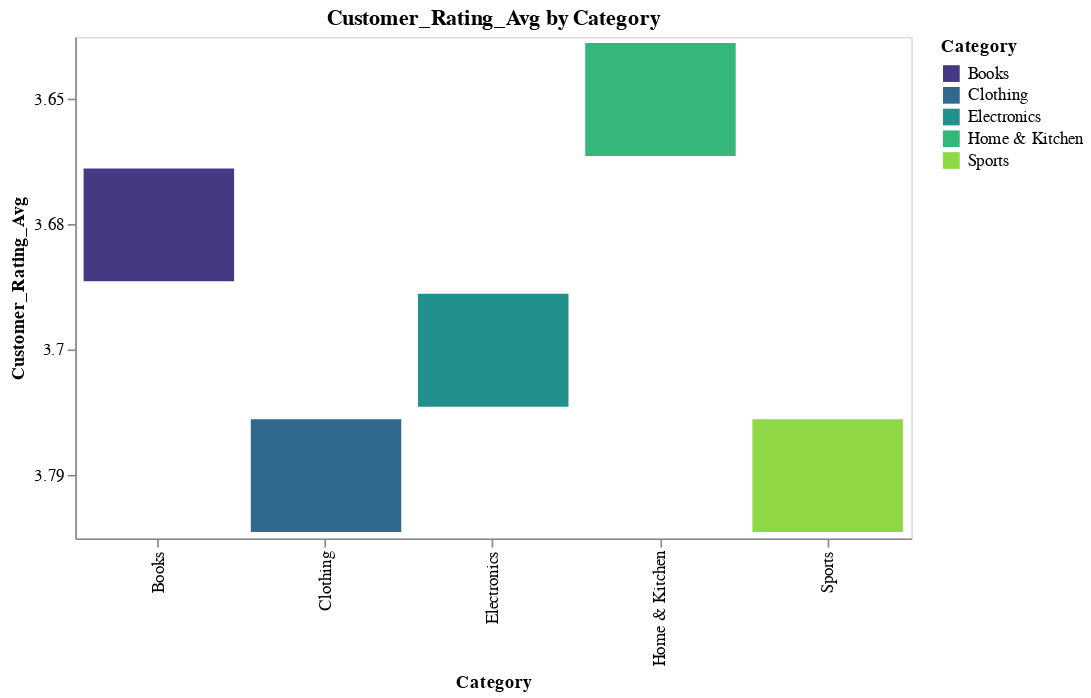

Source (notebook cell):
### Code cell
import altair as alt
import pandas as pd  # Needed because Altair works with pandas DataFrames
sales_data_category_pd = sales_data_category.sort("Customer_Rating_Avg", descending=False)
sales_data_category_pd = sales_data_category_pd.to_pandas()
# Create bar chart with Altair
chart = alt.Chart(sales_data_category_pd).mark_bar().encode(
    x=alt.X('Category:N', title='Category'),
    y=alt.Y('Customer_Rating_Avg:O', title='Customer_Rating_Avg'),
    color=alt.Color('Category:N', scale=alt.Scale(scheme='viridis')),  # or "category10", "viridis", etc.
    tooltip=['Category', 'Customer_Rating_Avg']
).properties(
    title='Customer_Rating_Avg by Category',
    width=500,
    height=300
)

chart.display()

### Figure 1 — Vega-Lite specification as saved in the notebook (floating-point values rounded to 4 significant figures)
{"config": {"view": {"continuousWidth": 300, "continuousHeight": 300}}, "data": {"name": "data-9db6487be3c6fa09b0a56ca4da1609ae"}, "mark": {"type": "bar"}, "encoding": {"color": {"field": "Category", "scale": {"scheme": "viridis"}, "type": "nominal"}, "tooltip": [{"field": "Category", "type": "nominal"}, {"field": "Customer_Rating_Avg", "type": "quantitative"}], "x": {"field": "Category", "title": "Category", "type": "nominal"}, "y": {"field": "Customer_Rating_Avg", "title": "Customer_Rating_Avg", "type": "ordinal"}}, "height": 300, "title": "Customer_Rating_Avg by Category", "width": 500, "$schema": "https://vega.github.io/schema/vega-lite/v5.20.1.json", "datasets": {"data-9db6487be3c6fa09b0a56ca4da1609ae": [{"Category": "Home & Kitchen", "Unit_Price_Avg": 247.2, "Discount_Rate_Avg": 0.09, "Customer_Rating_Avg": 3.65, "Total_Price_Sum": 241600.0, "Discount_Amount_Sum": 23750.0, "Net_Sales_Sum": 217900.0, "Shipping_Cost_Sum": 279.9, "Profit_Margin_Avg": 0.29, "Profit_Sum": 63910.0}, {"Category": "Books", "Unit_Price_Avg": 268.8, "Discount_Rate_Avg": 0.09, "Customer_Rating_Avg": 3.68, "Total_Price_Sum": 270000.0, "Discount_Amount_Sum": 25970.0, "Net_Sales_Sum": 244100.0, "Shipping_Cost_Sum": 195.9, "Profit_Margin_Avg": 0.3, "Profit_Sum": 74040.0}, {"Category": "Electronics", "Unit_Price_Avg": 235.9, "Discount_Rate_Avg": 0.09, "Customer_Rating_Avg": 3.7, "Total_Price_Sum": 255900.0, "Discount_Amount_Sum": 25010.0, "Net_Sales_Sum": 230900.0, "Shipping_Cost_Sum": 390.7, "Profit_Margin_Avg": 0.29, "Profit_Sum": 68670.0}, {"Category": "Sports", "Unit_Price_Avg": 267.7, "Discount_Rate_Avg": 0.1, "Customer_Rating_Avg": 3.79, "Total_Price_Sum": 276000.0, "Discount_Amount_Sum": 28660.0, "Net_Sales_Sum": 247300.0, "Shipping_Cost_Sum": 260.6, "Profit_Margin_Avg": 0.29, "Profit_Sum": 72510.0}, {"Category": "Clothing", "Unit_Price_Avg": 253.4, "Discount_Rate_Avg": 0.09, "Customer_Rating_Avg": 3.79, "Total_Price_Sum": 261500.0, "Discount_Amount_Sum": 26040.0, "Net_Sales_Sum": 235500.0, "Shipping_Cost_Sum": 246.6, "Profit_Margin_Avg": 0.31, "Profit_Sum": 72430.0}]}}
